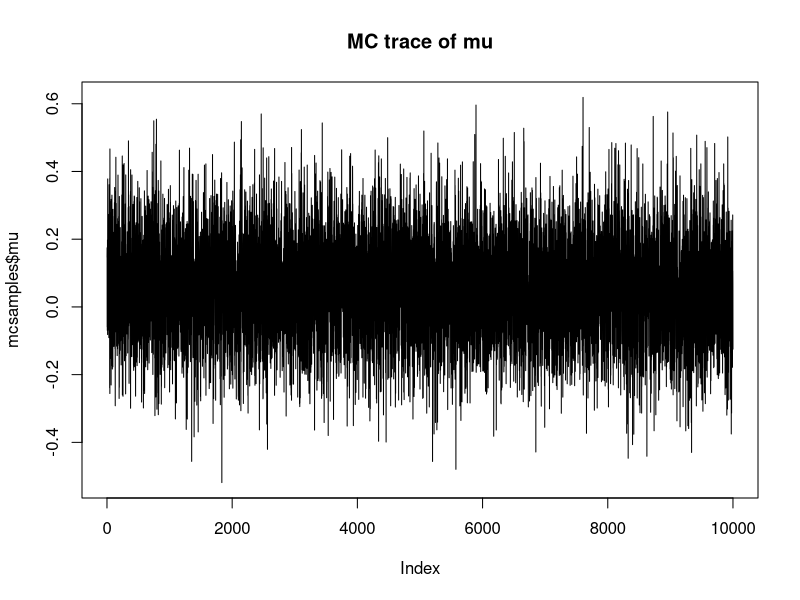
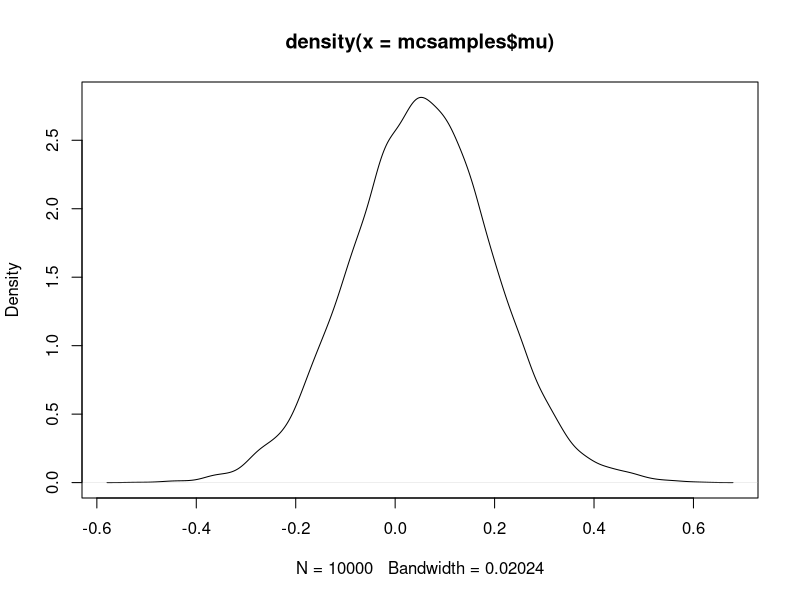
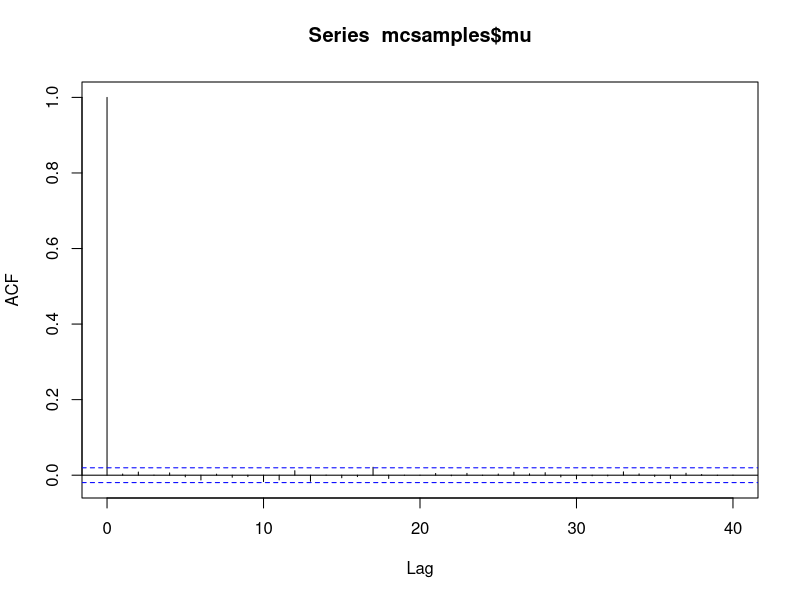
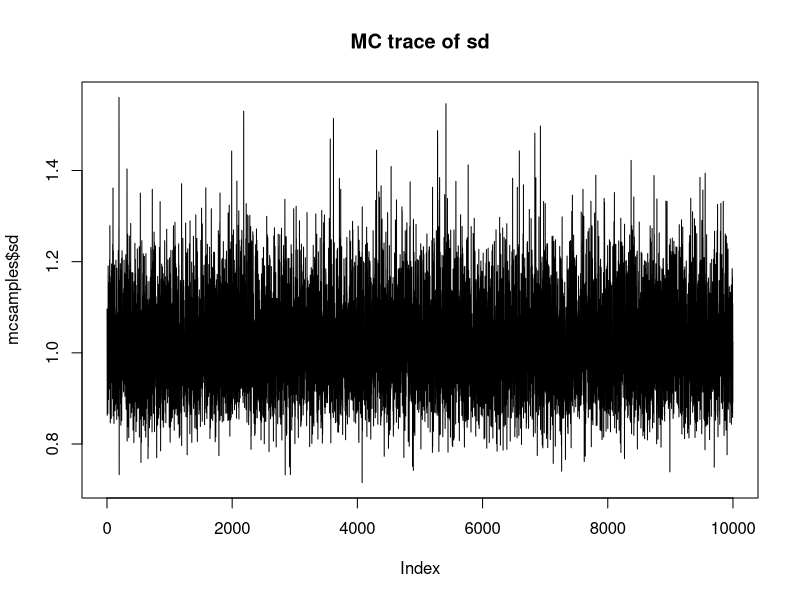
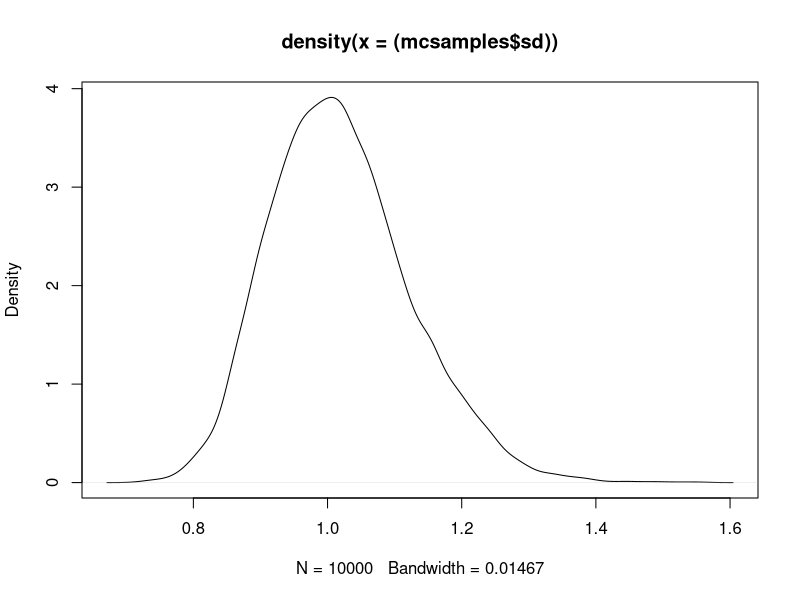
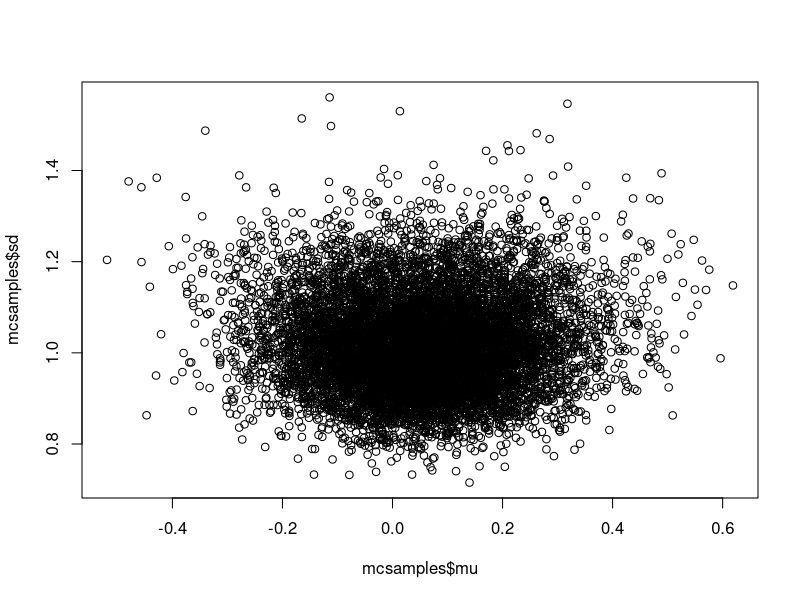
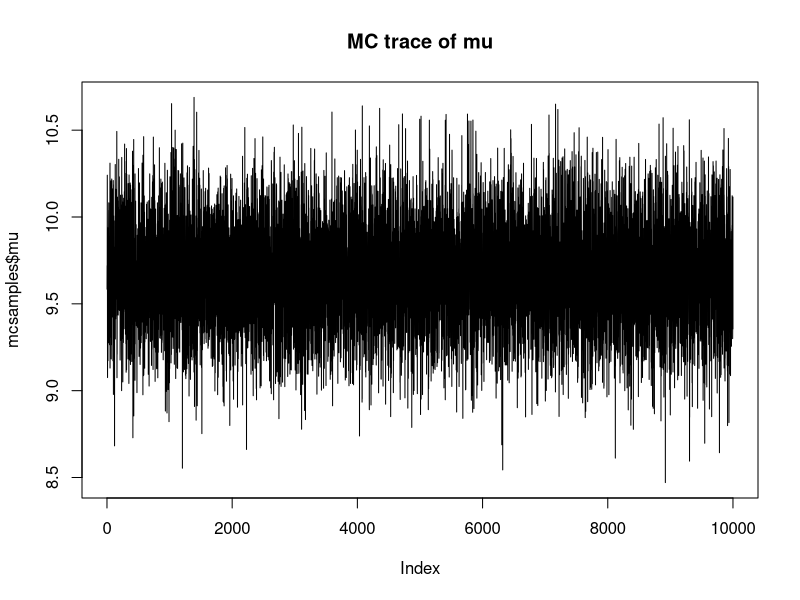
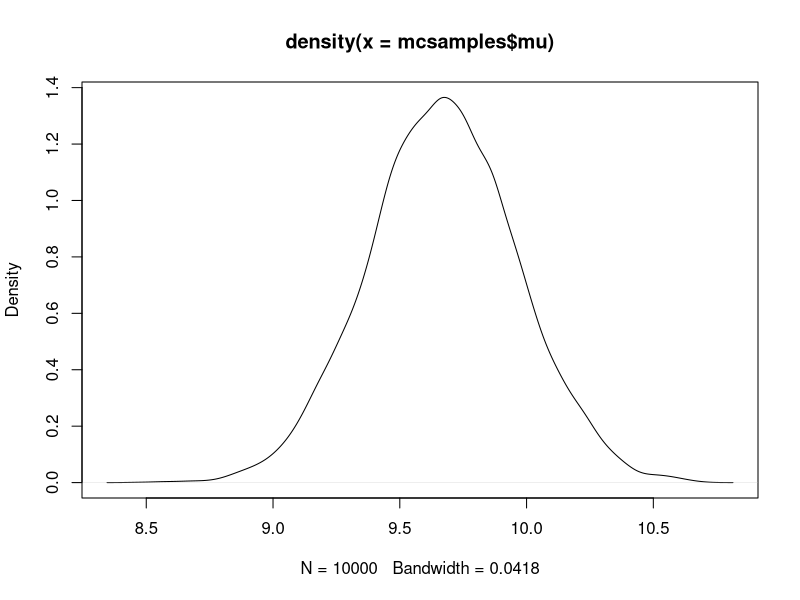

R code for these plots, in order:
## this function performs Gibbs sampling for normal data
## iters --- iterations of Gibbs sampling
## x --- data
## mu0 --- prior mean for mu parameter
## sigma0 -- prior variance for mu parameter
## alpha --- degree freedom for sigma parameter
## w --- prior mean for sigma parameter
gibbs_norm <- function (iters, x, mu0, sigma0, alpha, w)
{
  sumx <- sum (x)
  n <- length (x)

  ## set and initial Markov chain state
  mu <- 0
  sigma <- 1

  one_gibbs <- function ()
  {
    ## update mu
    post_var_mu <- 1 / (n/sigma + 1/sigma0)
    mu <<- rnorm (1, (sumx / sigma + mu0 / sigma0) * post_var_mu,
                 sqrt (post_var_mu))
    sigma <<- 1/rgamma (1, (alpha + n)/2, (alpha * w + sum ((x-mu)^2))/2 )
    c(mu, sigma)
  }
  mc_musigma <- replicate (iters, one_gibbs ())
  list (mu = mc_musigma[1,], sd = sqrt (mc_musigma[2,]) )
}

## a simple test

pdf ("gibbs_norm-plots.pdf")

## test 1

x <- rnorm (50)

mcsamples <- gibbs_norm (10000, x, 0, 1E10, 1E-5, 1E-5)
plot (mcsamples$mu, main = "MC trace of mu", type = "l")
plot (density (mcsamples$mu))
acf (mcsamples$mu)
quantile (mcsamples$mu, probs = c(0, 0.025, 0.5, 0.975, 1))
mean (mcsamples$mu)
sd (mcsamples$mu)
plot (mcsamples$sd, main = "MC trace of sd", type = "l")
plot (density ((mcsamples$sd)))

quantile (mcsamples$sd, probs = c(0, 0.025, 0.5, 0.975, 1))

plot (mcsamples$mu, mcsamples$sd)

## test 2
x <- rnorm (50, 10, 2)

mcsamples <- gibbs_norm (10000, x, 0, 1E10, 1E-5, 1E-5)
plot (mcsamples$mu, main = "MC trace of mu", type = "l")
plot (density (mcsamples$mu))
acf (mcsamples$mu)
quantile (mcsamples$mu, probs = c(0, 0.025, 0.5, 0.975, 1))
mean (mcsamples$mu)
sd (mcsamples$mu)
plot (mcsamples$sd, main = "MC trace of sd", type = "l")
plot (density ((mcsamples$sd)))

quantile (mcsamples$sd, probs = c(0, 0.025, 0.5, 0.975, 1))

plot (mcsamples$mu, mcsamples$sd)

## test 3
x <- rnorm (5000, 10, 2)


mcsamples <- gibbs_norm (10000, x, 0, 1E10, 1E-5, 1E-5)
plot (mcsamples$mu, main = "MC trace of mu", type = "l")
plot (density (mcsamples$mu))
acf (mcsamples$mu)
quantile (mcsamples$mu, probs = c(0, 0.025, 0.5, 0.975, 1))
mean (mcsamples$mu)
sd (mcsamples$mu)
plot (mcsamples$sd, main = "MC trace of sd", type = "l")
plot (density ((mcsamples$sd)))

quantile (mcsamples$sd, probs = c(0, 0.025, 0.5, 0.975, 1))

plot (mcsamples$mu, mcsamples$sd)

dev.off ()

